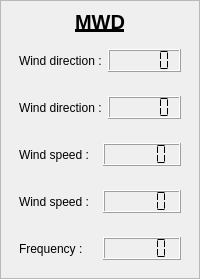
        <widget class="QFrame" name="verticalFrame_dpt_4">
         <property name="frameShape">
          <enum>QFrame::Shape::StyledPanel</enum>
         </property>
         <layout class="QVBoxLayout" name="verticalLayout_39">
          <property name="leftMargin">
           <number>9</number>
          </property>
          <property name="topMargin">
           <number>9</number>
          </property>
          <property name="rightMargin">
           <number>9</number>
          </property>
          <property name="bottomMargin">
           <number>9</number>
          </property>
          <item>
           <widget class="QLabel" name="label_111">
            <property name="sizePolicy">
             <sizepolicy hsizetype="Preferred" vsizetype="Maximum">
              <horstretch>0</horstretch>
              <verstretch>0</verstretch>
             </sizepolicy>
            </property>
            <property name="font">
             <font>
              <pointsize>15</pointsize>
              <bold>true</bold>
              <underline>true</underline>
             </font>
            </property>
            <property name="text">
             <string notr="true">MWD</string>
            </property>
            <property name="alignment">
             <set>Qt::AlignmentFlag::AlignCenter</set>
            </property>
           </widget>
          </item>
          <item>
           <layout class="QHBoxLayout" name="horizontalLayout_83">
            <property name="leftMargin">
             <number>9</number>
            </property>
            <property name="topMargin">
             <number>9</number>
            </property>
            <property name="rightMargin">
             <number>9</number>
            </property>
            <property name="bottomMargin">
             <number>9</number>
            </property>
            <item>
             <widget class="QLabel" name="label_windDirectionUnit_mwd">
              <property name="text">
               <string>Wind direction :</string>
              </property>
             </widget>
            </item>
            <item>
             <widget class="QLCDNumber" name="lcdNumber_windDirection_mwd">
              <property name="sizePolicy">
               <sizepolicy hsizetype="Minimum" vsizetype="Maximum">
                <horstretch>0</horstretch>
                <verstretch>0</verstretch>
               </sizepolicy>
              </property>
              <property name="segmentStyle">
               <enum>QLCDNumber::SegmentStyle::Flat</enum>
              </property>
             </widget>
            </item>
           </layout>
          </item>
          <item>
           <layout class="QHBoxLayout" name="horizontalLayout_86">
            <property name="leftMargin">
             <number>9</number>
            </property>
            <property name="topMargin">
             <number>9</number>
            </property>
            <property name="rightMargin">
             <number>9</number>
            </property>
            <property name="bottomMargin">
             <number>9</number>
            </property>
            <item>
             <widget class="QLabel" name="label_windDirectionUnit_mwd_2">
              <property name="text">
               <string>Wind direction :</string>
              </property>
             </widget>
            </item>
            <item>
             <widget class="QLCDNumber" name="lcdNumber_windDirection_mwd_2">
              <property name="sizePolicy">
               <sizepolicy hsizetype="Minimum" vsizetype="Maximum">
                <horstretch>0</horstretch>
                <verstretch>0</verstretch>
               </sizepolicy>
              </property>
              <property name="segmentStyle">
               <enum>QLCDNumber::SegmentStyle::Flat</enum>
              </property>
             </widget>
            </item>
           </layout>
          </item>
          <item>
           <layout class="QHBoxLayout" name="horizontalLayout_87">
            <property name="leftMargin">
             <number>9</number>
            </property>
            <property name="topMargin">
             <number>9</number>
            </property>
            <property name="rightMargin">
             <number>9</number>
            </property>
            <property name="bottomMargin">
             <number>9</number>
            </property>
            <item>
             <widget class="QLabel" name="label_windSpeedUnit_mwd">
              <property name="text">
               <string>Wind speed :</string>
              </property>
             </widget>
            </item>
            <item>
             <widget class="QLCDNumber" name="lcdNumber_windSpeed_mwd">
              <property name="sizePolicy">
               <sizepolicy hsizetype="Minimum" vsizetype="Maximum">
                <horstretch>0</horstretch>
                <verstretch>0</verstretch>
               </sizepolicy>
              </property>
              <property name="segmentStyle">
               <enum>QLCDNumber::SegmentStyle::Flat</enum>
              </property>
             </widget>
            </item>
           </layout>
          </item>
          <item>
           <layout class="QHBoxLayout" name="horizontalLayout_88">
            <property name="leftMargin">
             <number>9</number>
            </property>
            <property name="topMargin">
             <number>9</number>
            </property>
            <property name="rightMargin">
             <number>9</number>
            </property>
            <property name="bottomMargin">
             <number>9</number>
            </property>
            <item>
             <widget class="QLabel" name="label_windSpeedUnit_mwd_2">
              <property name="text">
               <string>Wind speed :</string>
              </property>
             </widget>
            </item>
            <item>
             <widget class="QLCDNumber" name="lcdNumber_windSpeed_mwd_2">
              <property name="sizePolicy">
               <sizepolicy hsizetype="Minimum" vsizetype="Maximum">
                <horstretch>0</horstretch>
                <verstretch>0</verstretch>
               </sizepolicy>
              </property>
              <property name="segmentStyle">
               <enum>QLCDNumber::SegmentStyle::Flat</enum>
              </property>
             </widget>
            </item>
           </layout>
          </item>
          <item>
           <layout class="QHBoxLayout" name="horizontalLayout_89">
            <property name="leftMargin">
             <number>9</number>
            </property>
            <property name="topMargin">
             <number>9</number>
            </property>
            <property name="rightMargin">
             <number>9</number>
            </property>
            <property name="bottomMargin">
             <number>9</number>
            </property>
            <item>
             <widget class="QLabel" name="label_115">
              <property name="text">
               <string>Frequency :</string>
              </property>
             </widget>
            </item>
            <item>
             <widget class="QLCDNumber" name="lcdNumber_frequency_mwd">
              <property name="sizePolicy">
               <sizepolicy hsizetype="Minimum" vsizetype="Maximum">
                <horstretch>0</horstretch>
                <verstretch>0</verstretch>
               </sizepolicy>
              </property>
              <property name="frameShadow">
               <enum>QFrame::Shadow::Raised</enum>
              </property>
              <property name="smallDecimalPoint">
               <bool>false</bool>
              </property>
              <property name="digitCount">
               <number>5</number>
              </property>
              <property name="segmentStyle">
               <enum>QLCDNumber::SegmentStyle::Flat</enum>
              </property>
             </widget>
            </item>
           </layout>
          </item>
         </layout>
        </widget>
